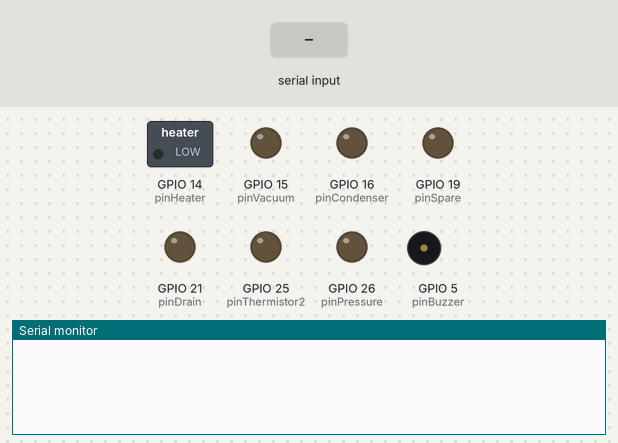
A sketch run on a simulated ESP32. Shown: switched loads named in the sketch (green lamp = pin HIGH), output pins drawn as LEDs (lit = HIGH), buzzer (waves = sounding, pin HIGH), the last lines printed to the serial monitor. Inputs (shaded band) come from the test bench.

Above: at 1.2 s.
1.3 s: "-H\n" received over Serial
At 2.5 s:
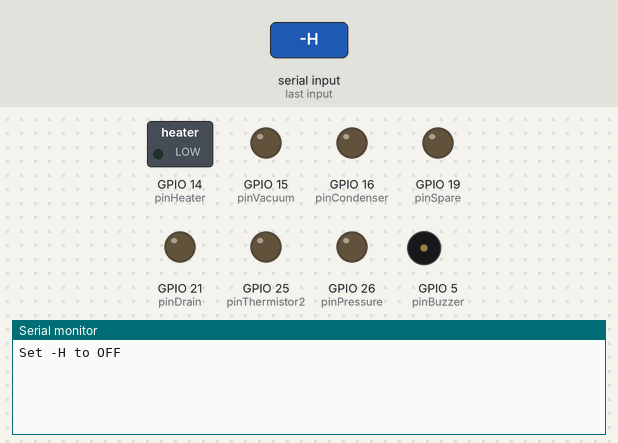
2.8 s: "-V\n" received over Serial
At 3.6 s:
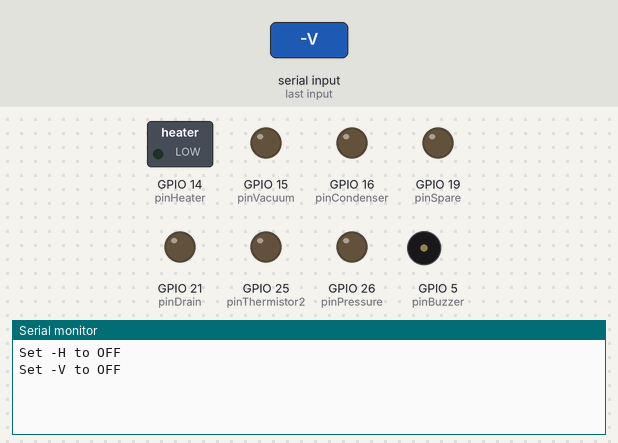
4.3 s: "-C\n" received over Serial
At 4.8 s:
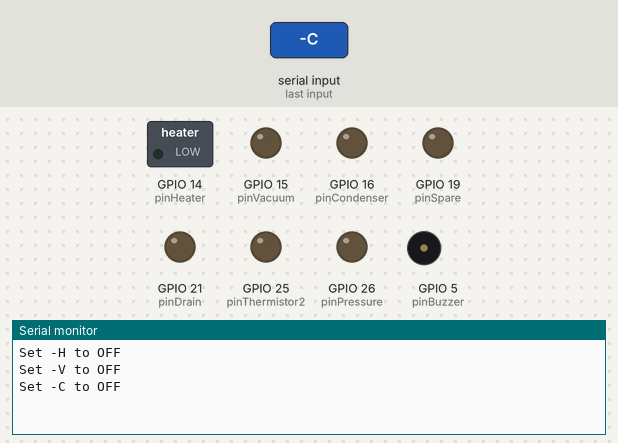

Measured:
- after the input at 1.3 s, the serial monitor: prints a new line at once (image 1)
- after the input at 2.8 s, the serial monitor: prints a new line at once (image 2)
- after the input at 4.3 s, the serial monitor: prints a new line at once (image 3)

The sketch:

simulator_sketch.ino
```cpp
#include <Arduino.h>

const int pinCondenser = 16;
const int pinVacuum = 15;
const int pinHeater = 14;
const int pinDrain = 21;
const int pinSpare = 19;

const int pinThermistor2 = 25;
const int pinPressure = 26;

const int pinBuzzer = 5;

void setup() {
  Serial.begin(115200);

  pinMode(pinCondenser, OUTPUT);
  pinMode(pinVacuum, OUTPUT);
  pinMode(pinHeater, OUTPUT);
  pinMode(pinDrain, OUTPUT);
  pinMode(pinSpare, OUTPUT);

  pinMode(pinThermistor2, OUTPUT);
  pinMode(pinPressure, OUTPUT);

  pinMode(pinBuzzer, OUTPUT);
}

int voltageToDACValue(float voltage) {
  return (int)(voltage / 3.3 * 255);
}

void executeCommand(String command) {
  if (command.startsWith("-H") || command.startsWith("-V") || command.startsWith("-C") || command.startsWith("-R") || command.startsWith("-S")) {
    int pin = command.startsWith("-C") ? pinCondenser :
              command.startsWith("-V") ? pinVacuum :
              command.startsWith("-H") ? pinHeater :
              command.startsWith("-D") ? pinDrain : pinSpare;
    int state = command.charAt(3) == '1' ? HIGH : LOW;

    digitalWrite(pin, state);

    Serial.println("Set " + command.substring(0, 2) + " to " + (state == HIGH ? "ON" : "OFF"));
  } else if (command.startsWith("-TV") || command.startsWith("-PV")) {
    float voltage = command.substring(3).toFloat();
    int dacValue = voltageToDACValue(voltage);
    int pin = command.startsWith("-TV") ? pinThermistor2 : pinPressure;

    dacWrite(pin, dacValue);

    Serial.println("Set " + command.substring(0, 3) + " to " + String(voltage) + "V");
  } else if (command.startsWith("-B")) {
    int numFallingEdges = command.substring(2).toInt();
    triggerBuzzerEvent(numFallingEdges);
    Serial.println("Triggered Buzzer with " + String(numFallingEdges) + " falling edges");
  }
}

void triggerBuzzerEvent(int numToggles) {
  for (int i = 0; i < numToggles; ++i) {
    digitalWrite(pinBuzzer, HIGH);
    delayMicroseconds(10);
    digitalWrite(pinBuzzer, LOW);
    delayMicroseconds(10);
  }
}

void loop() {
  if (Serial.available() > 0) {
    String command = Serial.readStringUntil('\n');
    command.trim();

    executeCommand(command);
  }
}
```
